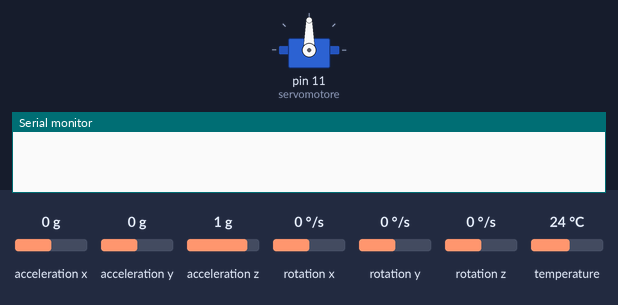
The sketch below on a simulated Arduino Uno, built with avr-gcc and run on an emulated ATmega328P. Parts: servo, the last lines printed to the serial monitor. The inputs (shaded band) are chosen by the test bench; at power-on: acceleration x 0 g, acceleration y 0 g, acceleration z 1 g, rotation x 0 °/s, rotation y 0 °/s, rotation z 0 °/s, temperature 24 °C.

Above: at 0.1 s.
At 4.2 s:
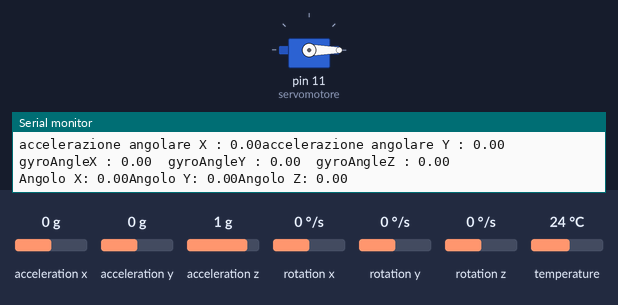
4.3 s: acceleration x set to -1.4 g
7.3 s: acceleration y set to -1.4 g
10.3 s: acceleration z set to -1.4 g
13.3 s: rotation x set to -192 °/s
Timing chart, 0 to 16.3 s (numbered marks = the images above; inputs shaded):
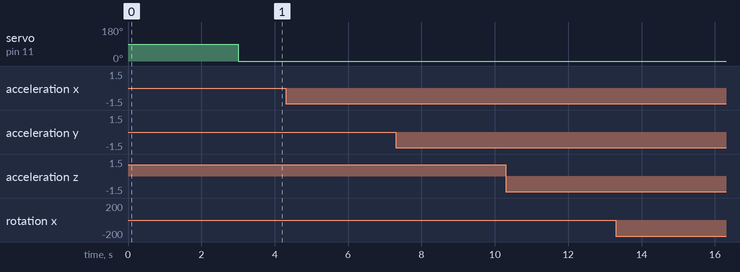

The sketch:

softwareV1.ino
```cpp
#include <MPU6050_tockn.h>  // libreria giroscopio
#include <Wire.h> //libreria per permettere all'arduino di comunicare e traferire dati
#include <Servo.h>

MPU6050 mpu6050(Wire); //
Servo servomotore; //dichiarazione servomotore

int posizione = 0;  // posizione iniziale servomotore

void setup() {
   servomotore.attach(11); //pin a cui si collega il servomotore
  Serial.begin(9600); //porta seriale standard
  // servomotore.attach(porta del servomotore);
    while (!Serial) {
    ; // aspettare collegamento porta seriale
  }
  Wire.begin();
  mpu6050.begin();
  mpu6050.calcGyroOffsets(true); // calibrazione giroscopio
}

unsigned long t1, dt;
float x, y, z;

void loop() {
  mpu6050.update();
  servomotore.write(posizione);
  dt = millis() - t1;
  if (dt > 200) {
    t1 = millis();
    x = mpu6050.getAngleX();
    y = mpu6050.getAngleY();
    z = mpu6050.getAngleZ();

    Serial.println("=======================================================");
    Serial.print("temperatura: "); Serial.println(mpu6050.getTemp());
    Serial.print("accelerazione X: "); Serial.print(mpu6050.getAccX());
    Serial.print("accelerazione Y : "); Serial.print(mpu6050.getAccY());
    Serial.print("accelerazione Z : "); Serial.println(mpu6050.getAccZ());

    Serial.print("gyroX : "); Serial.print(mpu6050.getGyroX());
    Serial.print("\tgyroY : "); Serial.print(mpu6050.getGyroY());
    Serial.print("\tgyroZ : "); Serial.println(mpu6050.getGyroZ());

    Serial.print("accelerazione angolare X : "); Serial.print(mpu6050.getAccAngleX());
    Serial.print("accelerazione angolare Y : "); Serial.println(mpu6050.getAccAngleY());

    Serial.print("gyroAngleX : "); Serial.print(mpu6050.getGyroAngleX());
    Serial.print("\tgyroAngleY : "); Serial.print(mpu6050.getGyroAngleY());
    Serial.print("\tgyroAngleZ : "); Serial.println(mpu6050.getGyroAngleZ());

    Serial.print("Angolo X: "); Serial.print(mpu6050.getAngleX());
    Serial.print("Angolo Y: "); Serial.print(mpu6050.getAngleY());
    Serial.print("Angolo Z: "); Serial.println(mpu6050.getAngleZ());
    Serial.println("=======================================================\n");


    if (fabs(y)>100.00) {
       posizione=180;
    } else if (fabs(y)<100.00){
      posizione=0;
    }
  }
}
```
